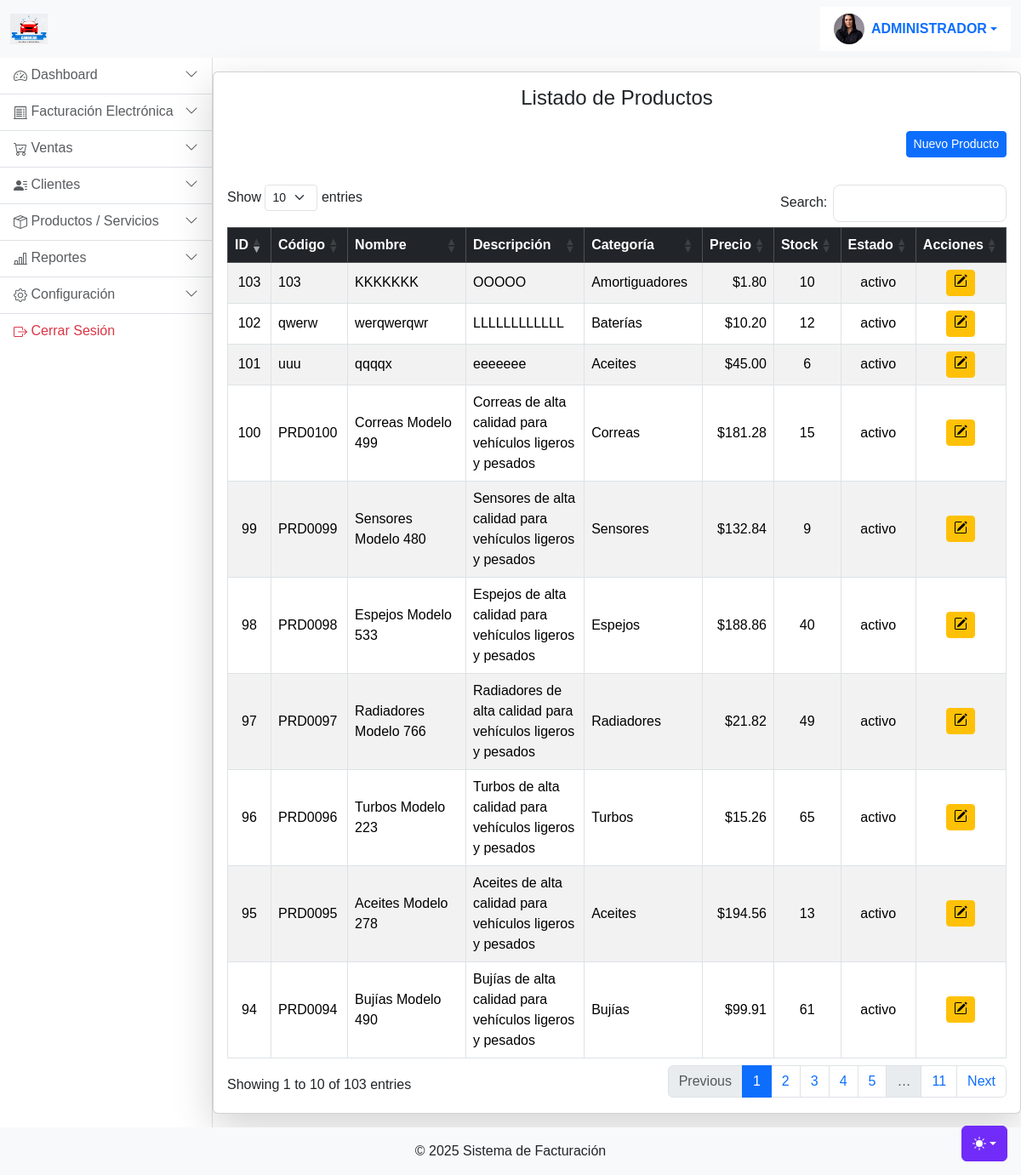
Page /prod_list.php (signed in) on the committed database.
### tables this page shows
CREATE TABLE IF NOT EXISTS `productos` (
  `id_producto` int(11) NOT NULL AUTO_INCREMENT,
  `codigo` varchar(20) NOT NULL,
  `nombre` varchar(150) NOT NULL,
  `descripcion` text DEFAULT NULL,
  `id_categoria` int(11) DEFAULT NULL,
  `precio_unitario` decimal(10,2) DEFAULT NULL,
  `stock` int(11) DEFAULT NULL,
  `estado` enum('activo','inactivo','eliminado') DEFAULT 'activo',
  `fecha_creacion` timestamp NOT NULL DEFAULT current_timestamp(),
  PRIMARY KEY (`id_producto`) USING BTREE,
  UNIQUE KEY `codigo` (`codigo`) USING BTREE,
  KEY `id_categoria` (`id_categoria`) USING BTREE,
  CONSTRAINT `productos_ibfk_1` FOREIGN KEY (`id_categoria`) REFERENCES `categorias` (`id_categoria`)
);

CREATE TABLE IF NOT EXISTS `categorias` (
  `id_categoria` int(11) NOT NULL AUTO_INCREMENT,
  `nombre_categoria` varchar(100) NOT NULL,
  `descripcion` text NOT NULL,
  `estado` enum('activo','inactivo','eliminado') NOT NULL DEFAULT 'activo',
  `fecha_creacion` timestamp NOT NULL DEFAULT current_timestamp(),
  PRIMARY KEY (`id_categoria`)
);

### cx/f_cx.php (called while the page is built, shortened)
<?php
    function ejecutarConsultaSegura($sql, $params = [], $soloUno = false) {
        try {
            $db = conectarDB();
            $stmt = $db->prepare($sql);
            $stmt->execute();
            if (preg_match('/^\s*(SELECT|SHOW|DESCRIBE|PRAGMA)/i', $sql)) {
                return $soloUno ? $stmt->fetch(PDO::FETCH_ASSOC) : $stmt->fetchAll(PDO::FETCH_ASSOC);
            } else {
                return [
                    'filas_afectadas' => $stmt->rowCount(),
                    'last_insert_id' => $db->lastInsertId()
                ];
            }
        } catch (PDOException $e) {
            throw $e;
        }
    }
?>

### prod_list.php (the view, shortened to what this page needs)
<?php
  include_once 'header.php';
  include_once "cx/f_cx.php";
  $q = "SELECT p.id_producto,p.codigo,p.nombre,p.descripcion,c.nombre_categoria,p.precio_unitario,p.stock,p.estado
  FROM facturacion.productos AS p INNER JOIN facturacion.categorias AS c ON c.id_categoria=p.id_categoria WHERE p.estado='activo' AND c.estado='activo'";
  $r = ejecutarConsultaSegura($q);
?>
<div class="card shadow-lg animate__animated animate__fadeIn">
  <div class="card-body">
    <h4 class="card-title mb-4 text-center">Listado de Productos</h4>
    <div class="mb-3 text-end">
      <button id="btn-nuevo-producto" class="btn btn-primary btn-sm mb-3">Nuevo Producto</button>
    </div>
    <div class="table-responsive">
      <table id="tabla-productos" class="table table-striped table-bordered table-hover align-middle">
        <thead class="table-dark text-center">
          <tr>
            <th>ID</th>
            <th>Código</th>
            <th>Nombre</th>
            <th>Descripción</th>
            <th>Categoría</th>
            <th>Precio</th>
            <th>Stock</th>
            <th>Estado</th>
            <th>Acciones</th>
          </tr>
        </thead>
        <tbody>
          <?php if (!empty($r)): ?>
            <?php foreach ($r as $p): ?>
              <tr>
                <td class="text-center"><?= $p['id_producto'] ?></td>
                <td><?= htmlspecialchars($p['codigo']) ?></td>
                <td><?= htmlspecialchars($p['nombre']) ?></td>
                <td><?= htmlspecialchars($p['descripcion']) ?></td>
                <td><?= htmlspecialchars($p['nombre_categoria']) ?></td>
                <td class="text-end">$<?= number_format($p['precio_unitario'], 2) ?></td>
                <td class="text-center"><?= $p['stock'] ?></td>
                <td class="text-center"><?= $p['estado'] ?></td>
                <td class="text-center">
                  <button class="btn btn-warning btn-sm modificar-producto"></button>
                </td>
              </tr>
            <?php endforeach; ?>
          <?php else: ?>
            <tr>
              <td colspan="7" class="text-center text-muted">No se encontraron productos</td>
            </tr>
          <?php endif; ?>
        </tbody>
      </table>
    </div>
  </div>
</div>
<?php include_once 'footer.php'; ?>

### header.php (style rules this page uses)
body { background-color: var(--bs-body-bg); display: flex; flex-direction: column; min-height: 100vh; transition: background-color 0.3s ease; font-family: 'Mont', sans-serif; animation: fadeIn 1s ease-out; overflow-x: hidden; }
.bi { vertical-align: -.125em; fill: currentColor; }

### rows in the picture
productos: id_producto "95", codigo "PRD0095", nombre "Aceites Modelo 278", descripcion "Aceites de alta calidad para vehículos ligeros y pesados", id_categoria.nombre_categoria "Aceites", precio_unitario "194.56", stock "13", estado "activo"
productos: id_producto "101", codigo "uuu", nombre "qqqqx", descripcion "eeeeeee", id_categoria.nombre_categoria "Aceites", precio_unitario "45.00", stock "6", estado "activo"
productos: id_producto "103", codigo "103", nombre "KKKKKKK", descripcion "OOOOO", id_categoria.nombre_categoria "Amortiguadores", precio_unitario "1.80", stock "10", estado "activo"
productos: id_producto "102", codigo "qwerw", nombre "werqwerqwr", descripcion "LLLLLLLLLLLL", id_categoria.nombre_categoria "Baterías", precio_unitario "10.20", stock "12", estado "activo"
productos: id_producto "94", codigo "PRD0094", nombre "Bujías Modelo 490", descripcion "Bujías de alta calidad para vehículos ligeros y pesados", id_categoria.nombre_categoria "Bujías", precio_unitario "99.91", stock "61", estado "activo"
productos: id_producto "100", codigo "PRD0100", nombre "Correas Modelo 499", descripcion "Correas de alta calidad para vehículos ligeros y pesados", id_categoria.nombre_categoria "Correas", precio_unitario "181.28", stock "15", estado "activo"
productos: id_producto "98", codigo "PRD0098", nombre "Espejos Modelo 533", descripcion "Espejos de alta calidad para vehículos ligeros y pesados", id_categoria.nombre_categoria "Espejos", precio_unitario "188.86", stock "40", estado "activo"
productos: id_producto "97", codigo "PRD0097", nombre "Radiadores Modelo 766", descripcion "Radiadores de alta calidad para vehículos ligeros y pesados", id_categoria.nombre_categoria "Radiadores", precio_unitario "21.82", stock "49", estado "activo"
productos: id_producto "99", codigo "PRD0099", nombre "Sensores Modelo 480", descripcion "Sensores de alta calidad para vehículos ligeros y pesados", id_categoria.nombre_categoria "Sensores", precio_unitario "132.84", stock "9", estado "activo"
productos: id_producto "96", codigo "PRD0096", nombre "Turbos Modelo 223", descripcion "Turbos de alta calidad para vehículos ligeros y pesados", id_categoria.nombre_categoria "Turbos", precio_unitario "15.26", stock "65", estado "activo"

### other values in the picture
$_SESSION["nombre"] "ADMINISTRADOR"
